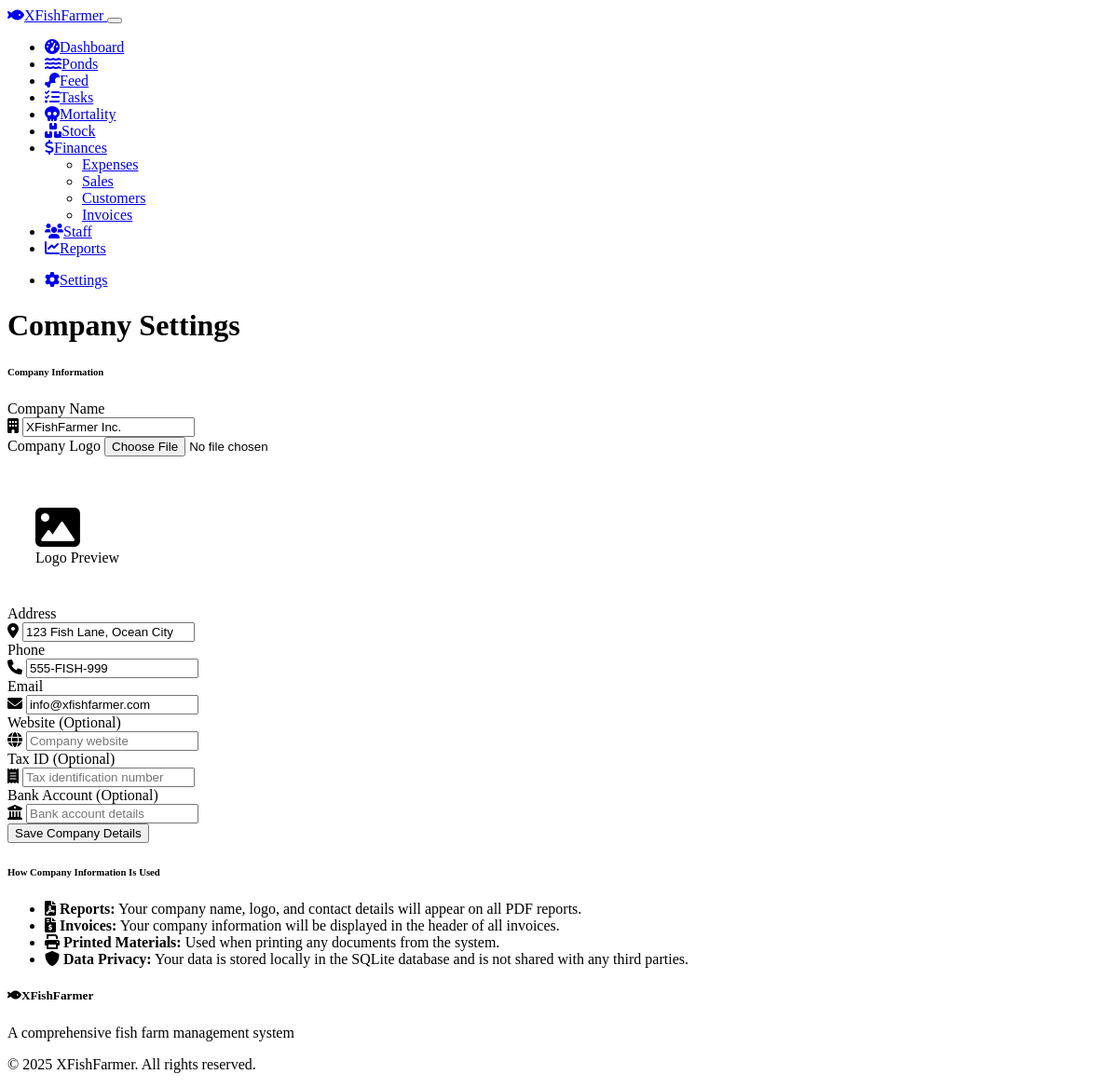
Screenshot of /company/settings with the database file from the repository.
### models.py (models this page shows, shortened)
class Company(db.Model):
    id = db.Column(db.Integer, primary_key=True)
    name = db.Column(db.String(100), nullable=False)
    address = db.Column(db.String(200), nullable=True)
    phone = db.Column(db.String(20), nullable=True)
    email = db.Column(db.String(100), nullable=True)
    website = db.Column(db.String(100), nullable=True)
    logo_path = db.Column(db.String(255), nullable=True)
    tax_id = db.Column(db.String(50), nullable=True)
    bank_account = db.Column(db.String(50), nullable=True)
    date_created = db.Column(db.DateTime, default=datetime.utcnow)
    date_updated = db.Column(db.DateTime, default=datetime.utcnow, onupdate=datetime.utcnow)

### routes.py (the view, shortened to what this page needs)
@app.route('/company/settings', methods=['GET', 'POST'])
def company_settings():
    company = Company.query.first()
    form = CompanyForm(obj=company)
    return render_template('company/settings.html', form=form, company=company)

### forms.py
class CompanyForm(FlaskForm):
    name = StringField('Company Name', validators=[DataRequired()])
    address = StringField('Address', validators=[Optional()])
    phone = StringField('Phone', validators=[Optional()])
    email = StringField('Email', validators=[Optional(), Email()])
    website = StringField('Website', validators=[Optional()])
    logo = FileField('Company Logo', validators=[Optional(), FileAllowed(['jpg', 'png', 'gif', 'svg'], 'Images only!')])
    tax_id = StringField('Tax ID', validators=[Optional()])
    bank_account = StringField('Bank Account', validators=[Optional()])
    submit = SubmitField('Save Company Details')

### templates/company/settings.html (shortened to what this page needs)
{% extends "layout.html" %}
{% block page_title %}Company Settings{% endblock %}
{% block content %}
<div class="row">
    <div class="col-lg-8 mx-auto">
        <div class="card shadow">
            <div class="card-header py-3">
                <h6 class="m-0 font-weight-bold">Company Information</h6>
            </div>
            <div class="card-body">
                <form method="POST" action="" class="needs-validation" enctype="multipart/form-data" novalidate>
                    <div class="row mb-3">
                        <div class="col-md-8">
                            <div class="mb-3">
                                <label for="name" class="form-label">Company Name</label>
                                <div class="input-group">
                                    <span class="input-group-text"><i class="fas fa-building"></i></span>
                                    {{ form.name(class="form-control", placeholder="Enter your company name") }}
                                </div>
                            </div>
                        </div>
                        <div class="col-md-4">
                            <div class="mb-3">
                                <label for="logo" class="form-label">Company Logo</label>
                                <input type="file" class="form-control" id="logo" name="logo" accept="image/*">
                            </div>
                            <div class="logo-preview-container mx-auto">
                                {% if company.logo_path %}
                                    <img src="{{ url_for('static', filename=company.logo_path) }}" class="logo-preview" id="logo-preview" style="display: block;">
                                {% else %}
                                    <p class="text-muted text-center" id="logo-placeholder">
                                        <i class="fas fa-image fa-3x"></i><br>
                                        Logo Preview
                                    </p>
                                {% endif %}
                            </div>
                        </div>
                    </div>
                    <div class="mb-3">
                        <label for="address" class="form-label">Address</label>
                        <div class="input-group">
                            <span class="input-group-text"><i class="fas fa-map-marker-alt"></i></span>
                            {{ form.address(class="form-control", placeholder="Company address") }}
                        </div>
                    </div>
                    <div class="row mb-3">
                        <div class="col-md-6">
                            <label for="phone" class="form-label">Phone</label>
                            <div class="input-group">
                                <span class="input-group-text"><i class="fas fa-phone"></i></span>
                                {{ form.phone(class="form-control", placeholder="Phone number") }}
                            </div>
                        </div>
                        <div class="col-md-6">
                            <label for="email" class="form-label">Email</label>
                            <div class="input-group">
                                <span class="input-group-text"><i class="fas fa-envelope"></i></span>
                                {{ form.email(class="form-control", placeholder="Email address") }}
                            </div>
                        </div>
                    </div>
                    <div class="mb-3">
                        <label for="website" class="form-label">Website (Optional)</label>
                        <div class="input-group">
                            <span class="input-group-text"><i class="fas fa-globe"></i></span>
                            {{ form.website(class="form-control", placeholder="Company website") }}
                        </div>
                    </div>
                    <div class="row mb-3">
                        <div class="col-md-6">
                            <label for="tax_id" class="form-label">Tax ID (Optional)</label>
                            <div class="input-group">
                                <span class="input-group-text"><i class="fas fa-receipt"></i></span>
                                {{ form.tax_id(class="form-control", placeholder="Tax identification number") }}
                            </div>
                        </div>
                        <div class="col-md-6">
                            <label for="bank_account" class="form-label">Bank Account (Optional)</label>
                            <div class="input-group">
                                <span class="input-group-text"><i class="fas fa-university"></i></span>
                                {{ form.bank_account(class="form-control", placeholder="Bank account details") }}
                            </div>
                        </div>
                    </div>
                    <div class="d-grid">
                        {{ form.submit(class="btn btn-primary") }}
                    </div>
                </form>
            </div>
        </div>
    </div>
</div>
<div class="row mt-4">
    <div class="col-lg-8 mx-auto">
        <div class="card shadow">
            <div class="card-header py-3">
                <h6 class="m-0 font-weight-bold">How Company Information Is Used</h6>
            </div>
            <div class="card-body">
                <ul class="list-group list-group-flush">
                    <li class="list-group-item bg-transparent">
                        <i class="fas fa-file-pdf text-primary me-2"></i>
                        <strong>Reports:</strong> Your company name, logo, and contact details will appear on all PDF reports.
                    </li>
                    <li class="list-group-item bg-transparent">
                        <i class="fas fa-file-invoice-dollar text-primary me-2"></i>
                        <strong>Invoices:</strong> Your company information will be displayed in the header of all invoices.
                    </li>
                    <li class="list-group-item bg-transparent">
                        <i class="fas fa-print text-primary me-2"></i>
                        <strong>Printed Materials:</strong> Used when printing any documents from the system.
                    </li>
                    <li class="list-group-item bg-transparent">
                        <i class="fas fa-shield-alt text-primary me-2"></i>
                        <strong>Data Privacy:</strong> Your data is stored locally in the SQLite database and is not shared with any third parties.
                    </li>
                </ul>
            </div>
        </div>
    </div>
</div>
{% endblock %}

### static/css/custom.css (style rules this page uses)
.logo-preview-container { width: 150px; height: 150px; border: 1px dashed var(--bs-gray-400); border-radius: 5px; display: flex; align-items: center; justify-content: center; overflow: hidden; margin-top: 10px; }

### rows the page displays
Company: name "XFishFarmer Inc.", address "123 Fish Lane, Ocean City", phone "555-FISH-999", email "info@xfishfarmer.com"
